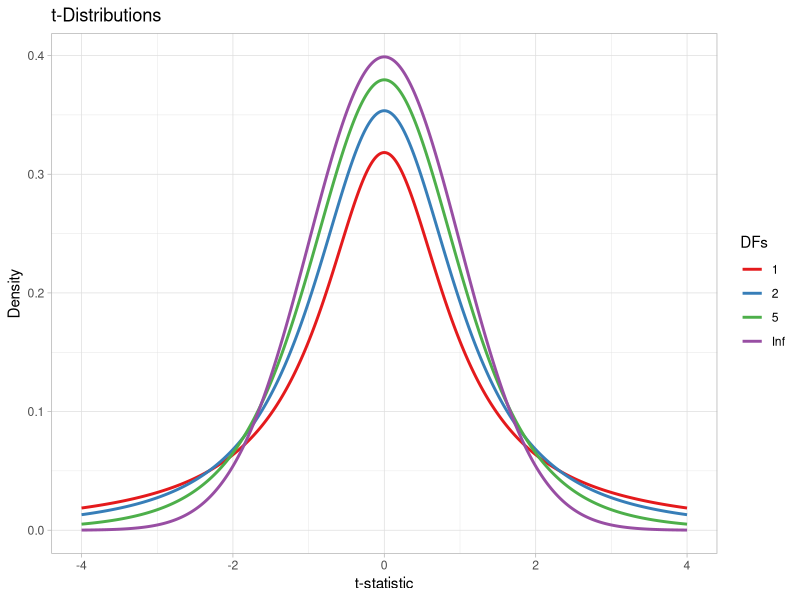
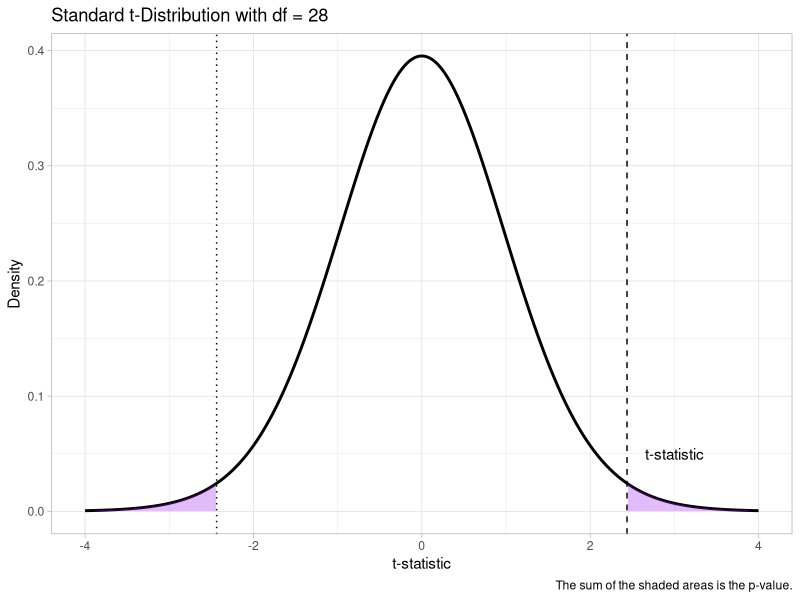

Write R code to recreate these figures, in order.
## ---- chunk 1
#| label: setup
#| include: false

library(tidyverse)
theme_set(theme_light())

## ---- chunk 2
#| label: vdur

set.seed(2953)
# Vowel duration before voiceless consonants
vdur_vls <- rnorm(15, mean = 80, sd = 10)
vdur_voi <- rnorm(15, mean = 90, sd = 10)
## ---- chunk 3
#| label: vdur-diff

mean_vls <- mean(vdur_vls)
mean_voi <- mean(vdur_voi)

diff <- mean_voi - mean_vls
diff
## ---- chunk 4
#| label: fig-tdist
#| fig-cap: "Example *t*-distributions with different degrees of freedom and fixed mean and standard deviation (mean = 0, sd = 1)."
#| collapse: true

# Degrees of freedom to compare
dfs <- c(1, 2, 5, Inf)

# Create data
data <- tibble(df = dfs) |>
  mutate(data = map(df, ~ {
    tibble(
      x = seq(-4, 4, length.out = 500),
      y = if (is.infinite(.x)) dnorm(seq(-4, 4, length.out = 500))
          else dt(seq(-4, 4, length.out = 500), df = .x)
    )
  })) |>
  unnest(data)

# Plot
ggplot(data, aes(x = x, y = y, color = as.character(df))) +
  geom_line(linewidth = 1) +
  labs(
    title = "t-Distributions",
    x = "t-statistic", y = "Density",
    color = "DFs"
  ) +
  scale_color_brewer(palette = "Set1")
  

## ---- chunk 5
#| label: t

var_vls <- sd(vdur_vls)^2 # also var(vdur_vls)
var_voi <- sd(vdur_voi)^2 # also var(vdur_voi)

tstat <- (mean_voi - mean_vls) / sqrt((var_voi / 15) + (var_vls / 15))

tstat
## ---- chunk 6
#| label: t-test
#| code-fold: true

df <- ( (var_voi/15 + var_vls/15)^2 ) / 
      ( ((var_voi/15)^2 / (15 - 1)) + ((var_vls/15)^2 / (15 - 1)) )

## ---- chunk 7
#| label: fig-tdist-2
#| fig-cap: "Standard *t*-distribution and obtained *t*-statistic."
#| code-fold: true

# Create data
data <- tibble(df = df) |>
  mutate(data = map(df, ~ {
    tibble(
      x = seq(-4, 4, length.out = 500),
      y = if (is.infinite(.x)) dnorm(seq(-4, 4, length.out = 500))
          else dt(seq(-4, 4, length.out = 500), df = .x)
    )
  })) |>
  unnest(data)

# Plot
ggplot(data, aes(x = x, y = y)) +
  geom_line(linewidth = 1) +
  geom_vline(xintercept = tstat, linetype = "dashed") +
  geom_vline(xintercept = -tstat, linetype = "dotted") +
  geom_area(
    data = subset(data, x >= tstat),
    aes(x = x, y = y),
    fill = "purple", alpha = 0.3
  ) +
  geom_area(
    data = subset(data, x <= -tstat),
    aes(x = x, y = y),
    fill = "purple", alpha = 0.3
  ) +
  annotate(
    "text", x = 3, y = 0.05, label = "t-statistic"
  ) +
  labs(
    title = glue::glue("Standard t-Distribution with df = {round(df)}"),
    x = "t-statistic", y = "Density",
    caption = "The sum of the shaded areas is the p-value."
  )
## ---- chunk 8
#| label: pt

# pt() times 2 to get the two-tailed prob
pvalue <- pt(tstat, df, lower.tail = FALSE) * 2
pvalue
